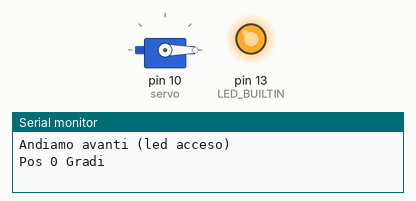
Simulated run of this sketch. Board: Arduino Uno, built with avr-gcc and run on an emulated ATmega328P. Parts: servo, output pins drawn as LEDs (lit = HIGH), the last lines printed to the serial monitor.

Above: at 0.05 s.
At 4.55 s:
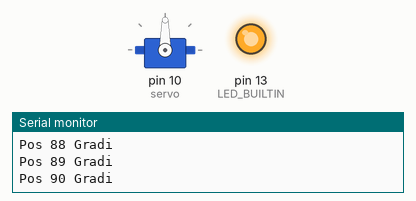
At 9.05 s:
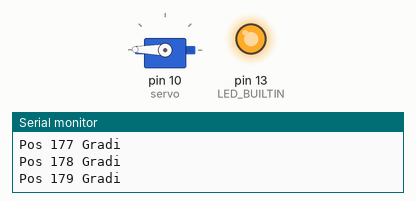
At 18.15 s:
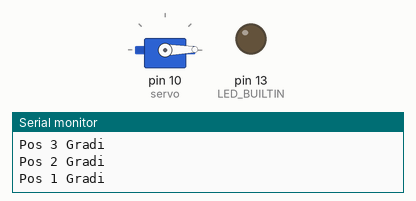
Timing chart, 0 to 23.7 s (numbered marks = the images above):
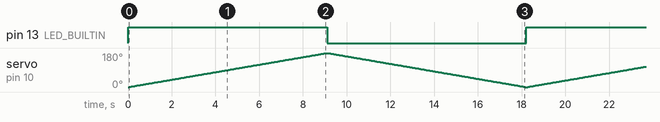

The sketch:

servo.ino
```cpp
#define BAUD 9600
#include <Servo.h>

Servo servo;

void setup(){

  Serial.begin(BAUD);
  while(!Serial);

  servo.attach(10);

  pinMode(LED_BUILTIN, OUTPUT);

}

void loop(){

  digitalWrite(LED_BUILTIN, HIGH);

  Serial.println("Andiamo avanti (led acceso)");

  for (int pos = 0; pos <= 180; pos += 1){
    servo.write(pos);
    Serial.println("Pos " + String(pos) + " Gradi");
    delay(50);
  }

  Serial.println("Andiamo indietro (led spento)");

  digitalWrite(LED_BUILTIN, LOW);

  for (int pos = 180; pos >= 0; pos -= 1){
    servo.write(pos);
    Serial.println("Pos " + String(pos) + " Gradi");
    delay(50);
  }
}
```

Measured:
- by itself, pin 13 (LED_BUILTIN): alternates HIGH for 9.1 s and LOW for 9.1 s
